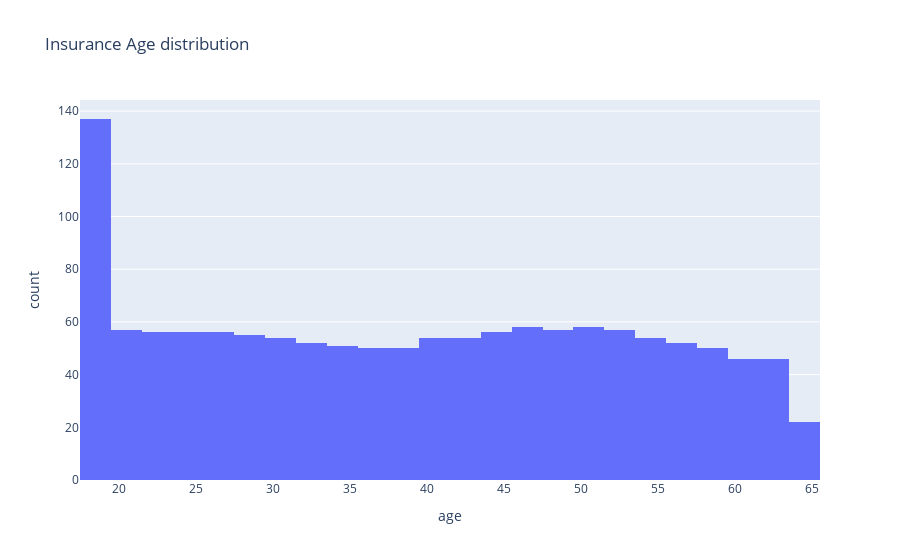

Write notebook code for a chart like this one.
### Markdown cell above
# Question 3: Visualize the age distribution for the column ‘age’ and comment on the results in a markdown cell as well. (Ensure your visualization is of an appropriate size for effective analysis)

### Code cell
fig = px.histogram(insurance, x="age",hover_data=insurance.columns,title="Insurance Age distribution")
fig.show()

### Figure 1 — Plotly figure (JSON) as saved in the notebook; plotly's stock layout.template omitted (floating-point values rounded to 4 significant figures; data arrays with more than 128 entries replaced by an {"elided": "..."} marker saying what was removed)
{"data": [{"alignmentgroup": "True", "bingroup": "x", "hovertemplate": "age=%{x}<br>count=%{y}<extra></extra>", "legendgroup": "", "marker": {"color": "#636efa"}, "name": "", "offsetgroup": "", "orientation": "v", "showlegend": false, "type": "histogram", "x": {"elided": "1338 int values"}, "xaxis": "x", "yaxis": "y"}], "layout": {"barmode": "relative", "legend": {"tracegroupgap": 0}, "title": {"text": "Insurance Age distribution"}, "xaxis": {"anchor": "y", "domain": [0, 1], "title": {"text": "age"}}, "yaxis": {"anchor": "x", "domain": [0, 1], "title": {"text": "count"}}}}
